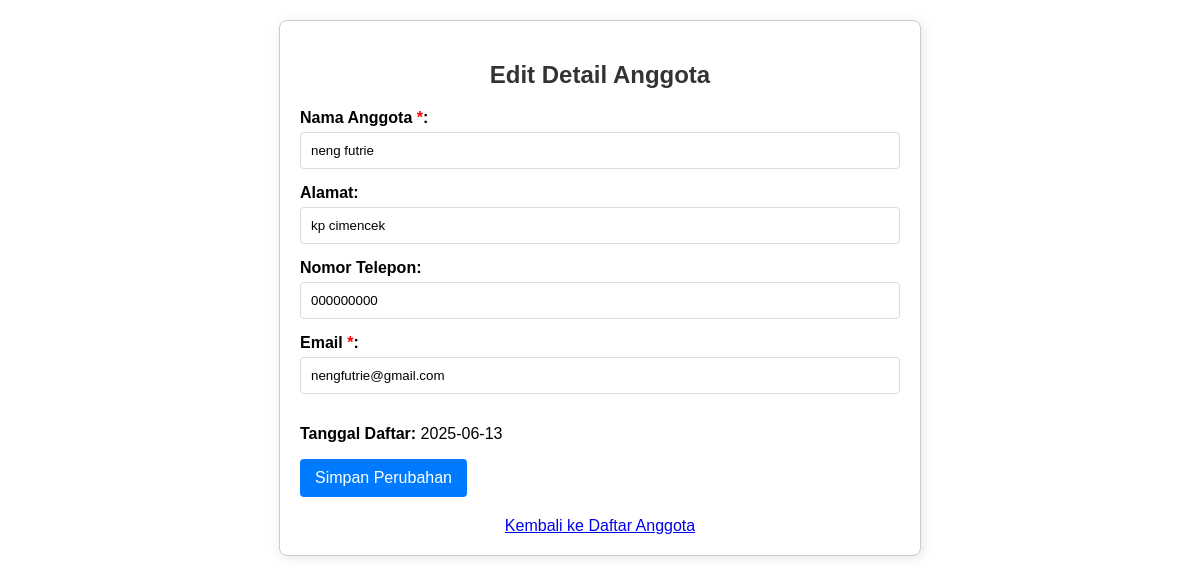
Screenshot of /edit_anggota.php?id=1 with the database file from the repository.
### tables this page shows
CREATE TABLE `anggota` (
  `id_anggota` int(11) NOT NULL,
  `nama_anggota` varchar(255) NOT NULL,
  `alamat` text DEFAULT NULL,
  `nomor_telepon` varchar(20) DEFAULT NULL,
  `email` varchar(255) DEFAULT NULL,
  `tanggal_daftar` date NOT NULL
);

### edit_anggota.php (the view, shortened to what this page needs)
<!DOCTYPE html>
<html lang="id">
<head>
</head>
<body>
    <div class="container">
        <h2>Edit Detail Anggota</h2>
        <?php
        $anggota = [];
        if (isset($_GET['id']) && !empty(trim($_GET['id']))) {
            $id_anggota = mysqli_real_escape_string($koneksi, $_GET['id']);
            $sql = "SELECT id_anggota, nama_anggota, alamat, nomor_telepon, email, tanggal_daftar FROM Anggota WHERE id_anggota = '$id_anggota'";
            $result = mysqli_query($koneksi, $sql);
            if (mysqli_num_rows($result) == 1) {
                $anggota = mysqli_fetch_assoc($result);
            } else {
                $message = "<div class='message error'>Anggota tidak ditemukan.</div>";
                $anggota = [];
            }
        }
        if (!empty($anggota)) {
        ?>
        <form action="<?php echo htmlspecialchars($_SERVER["PHP_SELF"]); ?>" method="post">
            <label for="nama_anggota">Nama Anggota <span style="color: red;">*</span>:</label>
            <input type="text" id="nama_anggota" name="nama_anggota" required value="<?php echo htmlspecialchars($anggota['nama_anggota']); ?>">
            <label for="alamat">Alamat:</label>
            <input type="text" id="alamat" name="alamat" value="<?php echo htmlspecialchars($anggota['alamat']); ?>">
            <label for="nomor_telepon">Nomor Telepon:</label>
            <input type="text" id="nomor_telepon" name="nomor_telepon" value="<?php echo htmlspecialchars($anggota['nomor_telepon']); ?>">
            <label for="email">Email <span style="color: red;">*</span>:</label>
            <input type="email" id="email" name="email" required value="<?php echo htmlspecialchars($anggota['email']); ?>">
            <p><strong>Tanggal Daftar:</strong> <?php echo htmlspecialchars($anggota['tanggal_daftar']); ?></p>
            <button type="submit">Simpan Perubahan</button>
        </form>
        <?php } ?>
        <a href="daftar_anggota.php" class="back-link">Kembali ke Daftar Anggota</a>
    </div>
</body>
</html>

### edit_anggota.php (style rules this page uses)
body { font-family: Arial, sans-serif; margin: 20px; }
.container { max-width: 600px; margin: 0 auto; padding: 20px; border: 1px solid #ccc; border-radius: 8px; box-shadow: 2px 2px 12px rgba(0,0,0,0.1); }
h2 { text-align: center; color: #333; }
label { display: block; margin-bottom: 5px; font-weight: bold; }
input[type="text"], input[type="email"], input[type="date"] { width: calc(100% - 22px); padding: 10px; margin-bottom: 15px; border: 1px solid #ddd; border-radius: 4px; }
button { background-color: #007bff; color: white; padding: 10px 15px; border: none; border-radius: 4px; cursor: pointer; font-size: 16px; }
.back-link { display: block; text-align: center; margin-top: 20px; }

### rows the page displays
anggota: nama_anggota "neng futrie", alamat "kp cimencek", nomor_telepon "000000000", email "nengfutrie@gmail.com", tanggal_daftar "2025-06-13"
